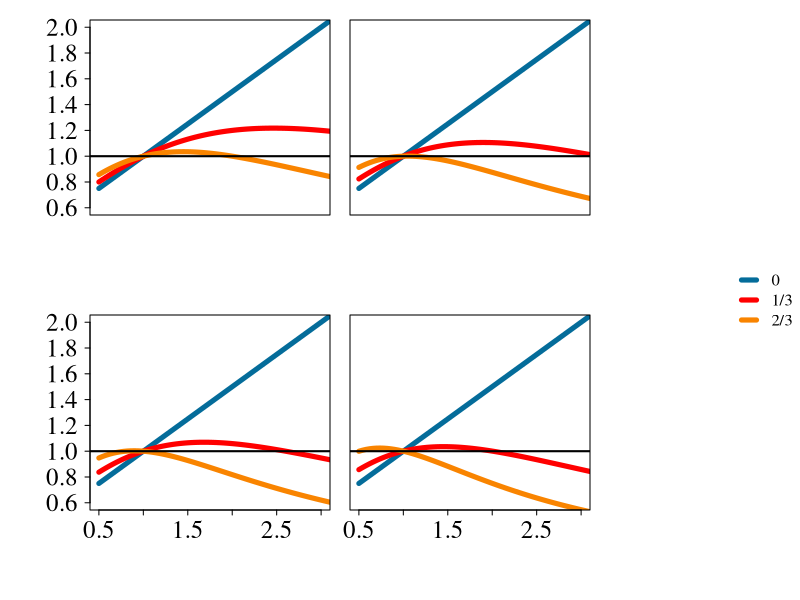

Write the R code that produced this figure. (Note: this script raises an error after producing the figure.)
#
###########################################################################################################################################
###########################################################################################################################################
###   Script Details:                                                                                                                   ###
###   Plotting model results for Singh, A. and A.F., Agrawal. 2021. Sex-Specific Variance in Fitness and the Efficacy of Selection      ###
###   Script written by Amardeep Singh (amardeep.singh[at]alum.utoronto.ca)                                                             ###
###   This script will plot the result of a model used to assess the relationship between condition dependency of fitness in males      ###
###     and the efficacy of selection                                                                                                   ###
###########################################################################################################################################
###########################################################################################################################################

## Theoretical Model Plotting 
# NOTE: YOU WILL NEED TO SPECIFY THE PATH TO DATA FILES BELOW BY REPLACING "/FILE/PATH/TO/" WITH YOUR ACTUAL FILE PATHS 

# Here I evaluate and plot the results of Equation 6 in the paper for a set of values of variance in fitness among females (sigma) and a set of 
#       alpha values (strength of selection in male relative to females)
# Plots generated with this script: Figure S1 and Figure S2
# NOTE: Plots will not look exactly like those in the paper (the data is identical, but I processed images to change fonts, labels etc.)

rm(list=ls())

##  Loading packages
require(RColorBrewer)

# Note on variable meanings
#v = variance in female fitness
#a = alpha
#b = beta
#f = f (or phi) (relative contribution of condition versus stochastic processes)

# Range of f values over which to evaluate 
range = c(0,1/3,2/3)
x.range = c(0.5,3.0) # Range of values of beta

# Defining Plotting Settings 

# Plotting parameters 
par(mfrow=c(2,2))
par(mai=c(0,0,0,0), family = "Times")
par(cex = 1)
par(mar = c(2,10,0,0) + 0.4)
par(oma = c(4,4,0.5,10))
par(tcl = -0.25)
par(mgp = c(2, 0.6, 0))
par(mai = c(0.5,0.1,0.1,0.1))

# Colour palette settings and line type
palette = c("#046C9A", "#FF0000", "#F98400", "#4DAF4A")
line.type = rep(1,length(range))
x=rep(1:1, each=21)

# Panel A: Female Variance in fitness = 2
VarF = 2
plot(0,0, axes = FALSE, type="n", ylim=c(0.6,2), las = 2, xlim=x.range, xlab = "", ylab = "", main = "")
for (i in 1:length(range)) {
  curve(((2 + VarF)*(1+x)/(4 + VarF*(2 - range[i] + range[i]*x^2))), xlim=c(0.5,(x.range[2]) + 1.5), add=TRUE, lty = line.type[i], lwd=5, col=palette[i])
}
axis(2, at = seq(from = 0.6,to = 2,by = 0.2),cex.axis = 1.5, las = 2)
abline(h=1, lwd = 2)
box(col = "black")

# Panel B: Female Variance in fitness = 5
VarF = 5
plot(0,0, axes = FALSE, type="n", ylim=c(0.6,2), las = 1, xlim=x.range,xlab = "", ylab = "", main = "") #I used this plot to set the axis limits (mostly for the y axis)
for (i in 1:length(range)) {
  curve(((2 + VarF)*(1+x)/(4 + VarF*(2 - range[i] + range[i]*x^2))), xlim=c(0.5,(x.range[2]) + 1.5), add=TRUE, lty = line.type[i], lwd=5, col=palette[i])
}
abline(h=1, lwd = 2)
box(col = "black")

# Panel C: Female Variance in fitness = 10
par(mai=c(0.1,0.1,0.5,0.1))
#Plot for a variance in female fitness value of 10
VarF = 10
plot(0,0, axes = FALSE, type="n", ylim=c(0.6,2), las = 1,  xlim=x.range,xlab = "", ylab = "", main = "") #I used this plot to set the axis limits (mostly for the y axis)
for (i in 1:length(range)) {
  curve(((2 + VarF)*(1+x)/(4 + VarF*(2 - range[i] + range[i]*x^2))), xlim=c(0.5,(x.range[2]) + 1.5), add=TRUE, lty = line.type[i], lwd=5, col=palette[i])
}
axis(1, at = seq(from = 0.5,to = 3,by = 0.5), cex.axis = 1.5, las = 1)
axis(2, at = seq(from = 0.6,to = 2,by = 0.2), cex.axis = 1.5, las = 2)
abline(h=1, lwd = 2)
box(col = "black")

# Panel D: Female Variance in fitness = 1000
VarF = 1000
plot(0,0, axes = FALSE, type="n", ylim=c(0.6,2), las = 1, xlim=x.range,xlab = "", ylab = "", main = "") #I used this plot to set the axis limits (mostly for the y axis)
for (i in 1:length(range)) {
  curve(((2 + VarF)*(1+x)/(4 + VarF*(2 - range[i] + range[i]*x^2))), xlim=c(0.5,(x.range[2]) + 1.5), add=TRUE, lty = line.type[i], lwd=5, col=palette[i])
}
axis(1, at = seq(from = 0.5,to = 3,by = 0.5), cex.axis = 1.5, las = 1)
abline(h=1, lwd = 2)
box(col = "black")

# Adding a legend to plot 
#par(fig = c(0, 1, 0, 1), oma = c(1, 1, 1, 5), mar = c(0, 0, 0, 0), new = TRUE)
par(fig = c(0, 1, 0, 1), oma = c(0, 0, 0, 0), mar = c(0, 0, 0, 0), new = TRUE)
plot(0, 0, type = 'n', bty = 'n', xaxt = 'n', yaxt = 'n')
legend("right",legend = c("0", "1/3", "2/3"), col = palette, lwd = 5, lty = 1, xpd = TRUE, horiz = FALSE, seg.len=1, bty = 'n')
# xpd = TRUE makes the legend plot to the figure

# Saving final plot 
pdf("FILE/PATH/TO/DATA/Figure 1.pdf", width = 15, height = 15)
lsmeans.plot.by.stock
dev.off()

#
